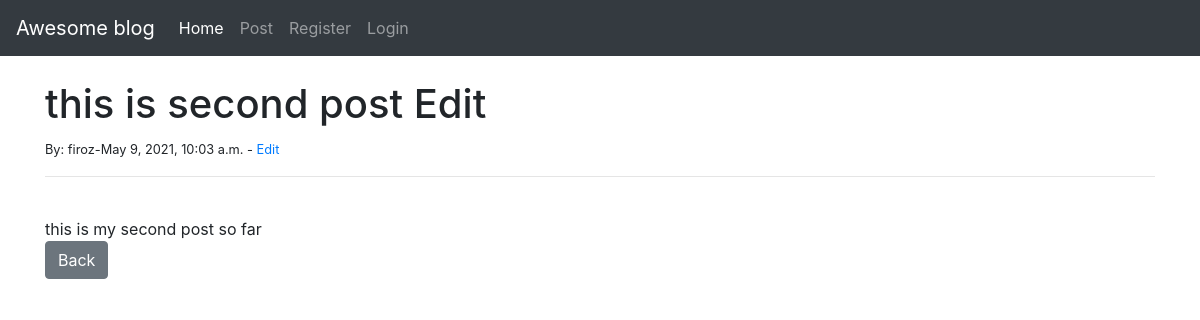
The app's page /article/2 with its own data.
### theblog/models.py (models this page shows, shortened)
class Post(models.Model):
    title = models.CharField(max_length=255)
    title_tag = models.CharField(max_length=255,default="")
    author = models.ForeignKey(User,on_delete=models.CASCADE)
    body = models.TextField()
    post_date = models.DateTimeField(auto_now_add=True)

### theblog/views.py (the view)
# urls.py: path('article/<int:pk>',ArticleDetailView.as_view(),name="article-detail"),
class ArticleDetailView(DetailView):
    model = Post
    template_name = 'article_details.htm'

### theblog/templates/article_details.htm (shortened to what this page needs)
{% extends 'base.htm' %}
{% load static %}
{% block content %}
    <h1>{{post.title}}</h1>
    <small>By: {{post.author.username}}-{{post.post_date}}    - <a href="{% url 'update_post' post.pk %}">Edit</a></small>
    <hr><br>
    {{post.body }}
    <br>
    <a href="{% url 'home' %}" class="btn btn-secondary">Back</a>
{% endblock content %}

### records on screen
Post: title "this is second post Edit", author.username "firoz", post_date "May 9, 2021, 10:03 a.m.", body "this is my second post so far"
